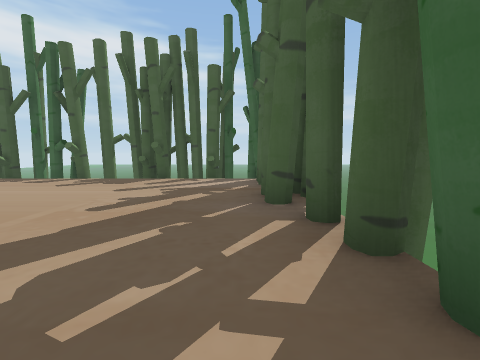
View 1 (above)

18 first-person views from a walk through a 3-D level made in the Unity game engine. The camera is 1.3 m above the floor, tilts 6° down and sees 90° across. The floor is counted in squares, 2 m on a side. Each view is taken from the middle of a square. On the plan, view 1 faces up. The plan holds only what a view shows up to about 9 squares ahead; the rest is blank. The place goes on beyond the plan. The player is left out. Some surface patterns are stand-ins.

View 2
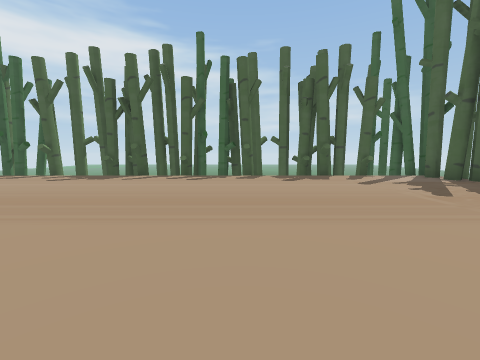

View 3
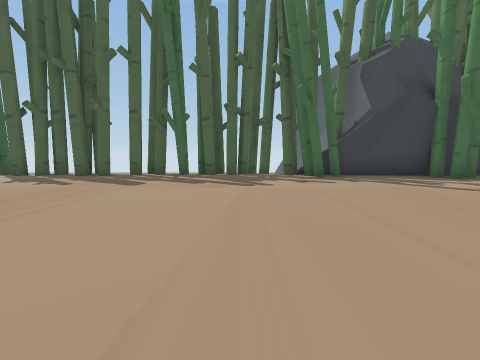

View 4
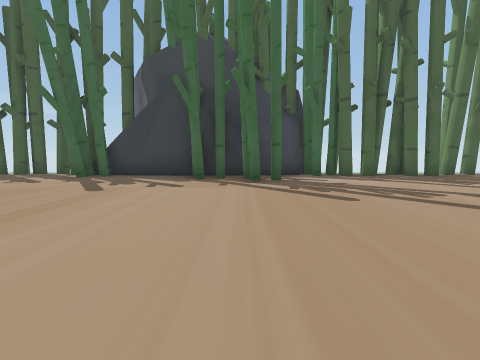

View 5
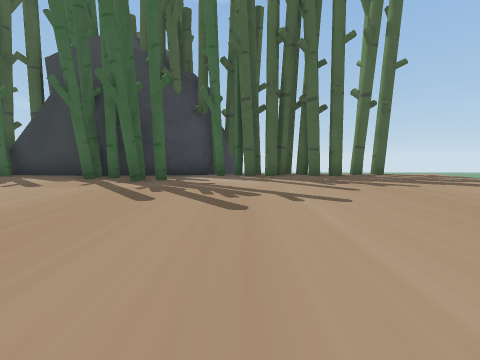

View 6
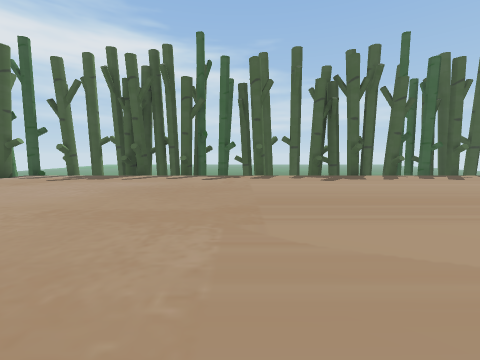

View 7
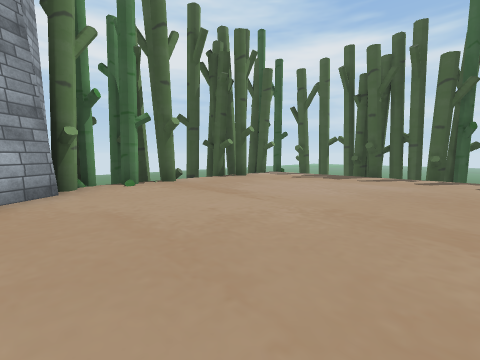

View 8
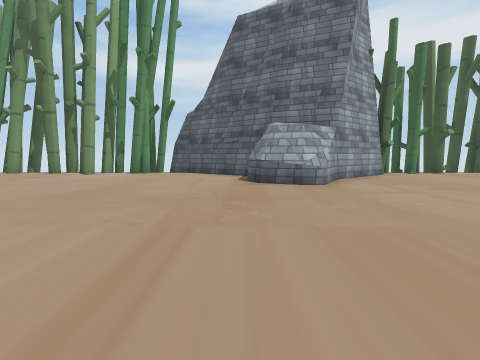

View 9
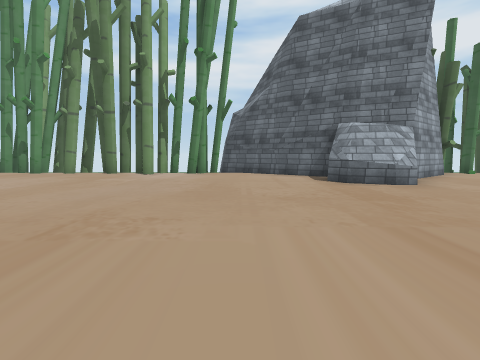

View 10
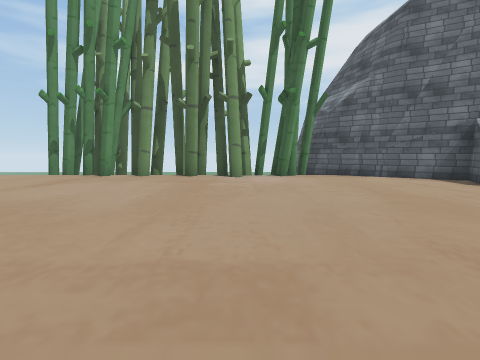

View 11
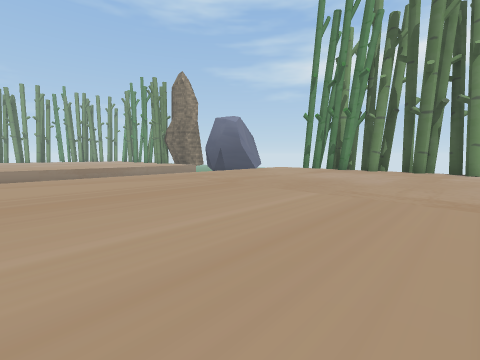

View 12
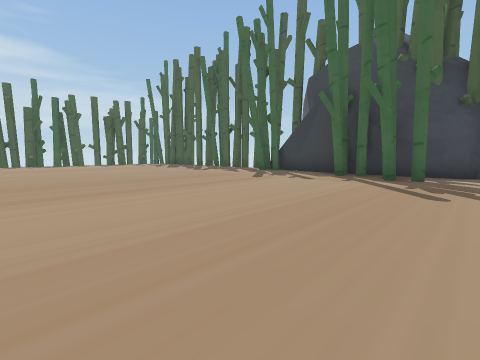

View 13
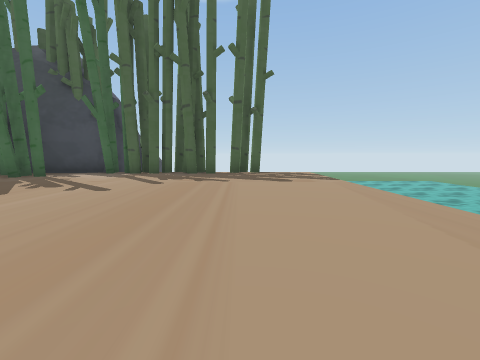

View 14
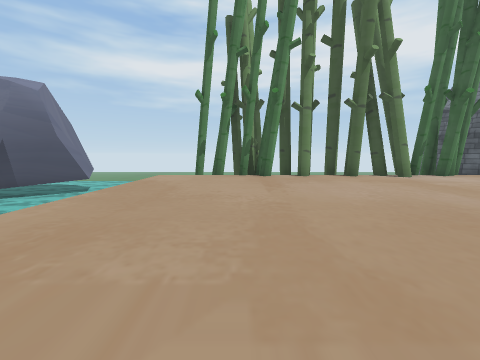

View 15
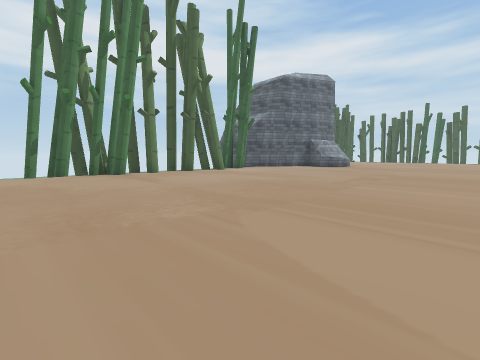

View 16
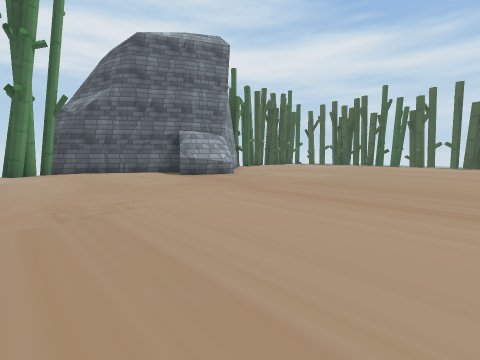

View 17
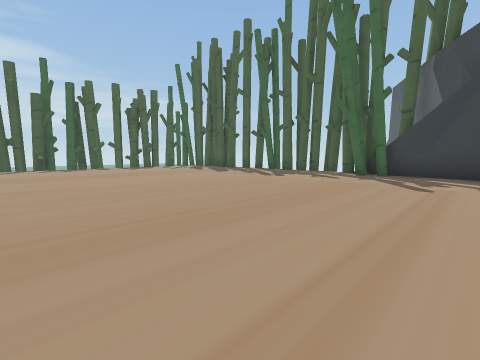

View 18
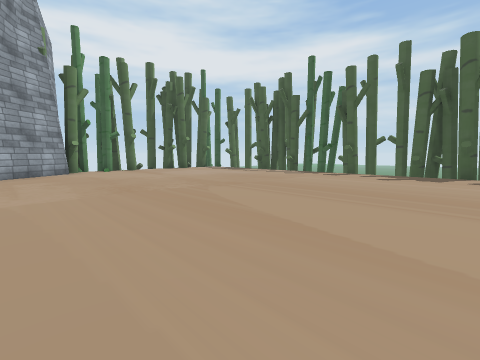

### Floor plan
Key: @ floor where view 1 was taken; # wall or solid block; x gap in a wall; . floor; ≈ water the walk keeps out of; ^ raised ledge; v drop or lower ground.
Columns run from 20 left of view 1 to 2 right of it. Each row starts with its distance up from view 1.
  8   vv#vvvvvv#vvvvv#vvv
  7 vvx ###vvxv###v# ###x#
  6  #...................#
  5  #...................#
  4  #...................#
  3  x...................x
  2  #...................#v
  1  x...................x
  0  ##.................@#v
 -1   #..................#v
 -2   ##.................xv
 -3    ##...............##^
 -4   ###...............##
 -5   #..................#
 -6  ##..................#
 -7  #..................##
 -8 ##..................##
 -9  x.................#.#
-10  ##..................#
-11  x...................##
-12  x........... .......#v
-13  #...................#
-14 vx...................x
-15 v#...................#v
-16 ≈x...................v
-17  ≈...................≈
-18   ≈≈≈≈≈   ≈≈≈  ≈≈≈≈≈≈

Positions as (right, up) in squares from view 1, and headings:
1: (0, 0), facing up
2: (-5, -1), facing up
3: (-7, -1), facing right
4: (-7, -8), facing right
5: (-7, -11), facing right
6: (-12, -1), facing up
7: (-13, -1), facing up-left
8: (-10, -5), facing left
9: (-10, -7), facing left
10: (-11, -10), facing left
11: (-8, -10), facing down-left
12: (-8, -10), facing up-right
13: (-8, -15), facing right
14: (-11, -15), facing left
15: (-10, -17), facing up-left
16: (-9, -9), facing up-left
17: (-8, -6), facing up-right
18: (-8, -2), facing up-left
